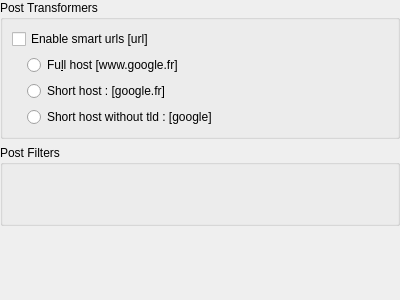
<?xml version="1.0" encoding="UTF-8"?>
<ui version="4.0">
 <class>QQFilterSettings</class>
 <widget class="QWidget" name="QQFilterSettings">
  <property name="geometry">
   <rect>
    <x>0</x>
    <y>0</y>
    <width>400</width>
    <height>300</height>
   </rect>
  </property>
  <property name="windowTitle">
   <string>Form</string>
  </property>
  <layout class="QVBoxLayout" name="verticalLayout" stretch="0,0,0">
   <property name="leftMargin">
    <number>0</number>
   </property>
   <property name="topMargin">
    <number>0</number>
   </property>
   <property name="rightMargin">
    <number>0</number>
   </property>
   <property name="bottomMargin">
    <number>0</number>
   </property>
   <item>
    <widget class="QGroupBox" name="groupBox">
     <property name="sizePolicy">
      <sizepolicy hsizetype="Preferred" vsizetype="Minimum">
       <horstretch>0</horstretch>
       <verstretch>0</verstretch>
      </sizepolicy>
     </property>
     <property name="title">
      <string>Post Transformers</string>
     </property>
     <layout class="QVBoxLayout" name="verticalLayout_2">
      <item>
       <widget class="QCheckBox" name="smartUrlCB">
        <property name="text">
         <string>Enable smart urls [url]</string>
        </property>
       </widget>
      </item>
      <item>
       <widget class="QWidget" name="widget" native="true">
        <layout class="QVBoxLayout" name="verticalLayout_3">
         <property name="leftMargin">
          <number>15</number>
         </property>
         <property name="topMargin">
          <number>0</number>
         </property>
         <property name="rightMargin">
          <number>0</number>
         </property>
         <property name="bottomMargin">
          <number>0</number>
         </property>
         <item>
          <widget class="QRadioButton" name="fullHostUrlRB">
           <property name="text">
            <string>Fu&amp;ll host [www.google.fr]</string>
           </property>
          </widget>
         </item>
         <item>
          <widget class="QRadioButton" name="shortHostUrlRB">
           <property name="text">
            <string>Short host : [google.fr]</string>
           </property>
          </widget>
         </item>
         <item>
          <widget class="QRadioButton" name="shorterHostUrlRB">
           <property name="text">
            <string>Short host without tld : [google]</string>
           </property>
          </widget>
         </item>
        </layout>
       </widget>
      </item>
     </layout>
    </widget>
   </item>
   <item>
    <widget class="QGroupBox" name="groupBox_2">
     <property name="sizePolicy">
      <sizepolicy hsizetype="Preferred" vsizetype="Minimum">
       <horstretch>0</horstretch>
       <verstretch>0</verstretch>
      </sizepolicy>
     </property>
     <property name="title">
      <string>Post Filters</string>
     </property>
     <layout class="QVBoxLayout" name="verticalLayout_4">
      <item>
       <spacer name="verticalSpacer_2">
        <property name="orientation">
         <enum>Qt::Vertical</enum>
        </property>
        <property name="sizeHint" stdset="0">
         <size>
          <width>20</width>
          <height>40</height>
         </size>
        </property>
       </spacer>
      </item>
     </layout>
    </widget>
   </item>
   <item>
    <spacer name="verticalSpacer">
     <property name="orientation">
      <enum>Qt::Vertical</enum>
     </property>
     <property name="sizeHint" stdset="0">
      <size>
       <width>20</width>
       <height>40</height>
      </size>
     </property>
    </spacer>
   </item>
  </layout>
 </widget>
 <resources/>
 <connections/>
</ui>
